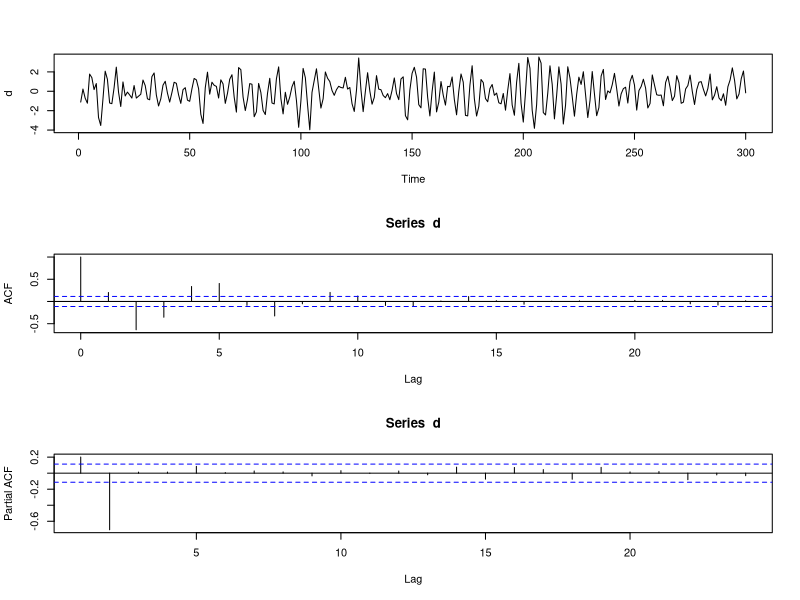
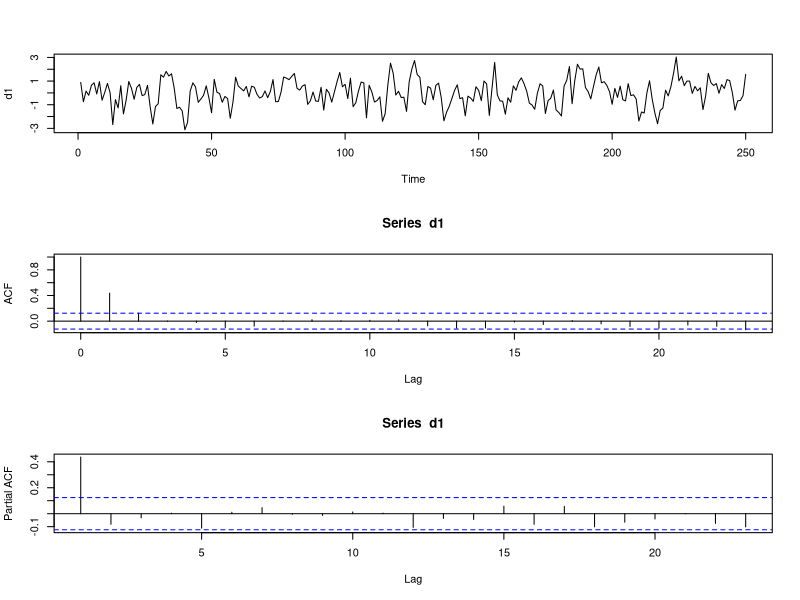
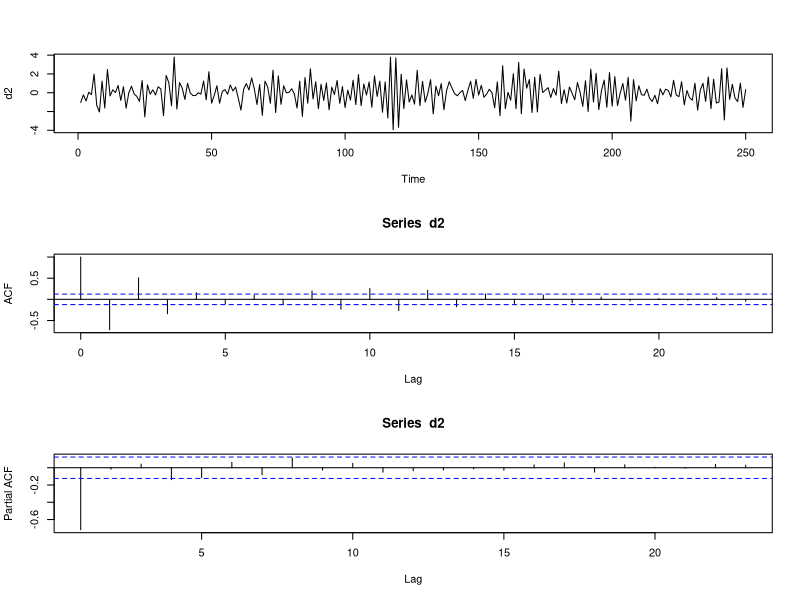
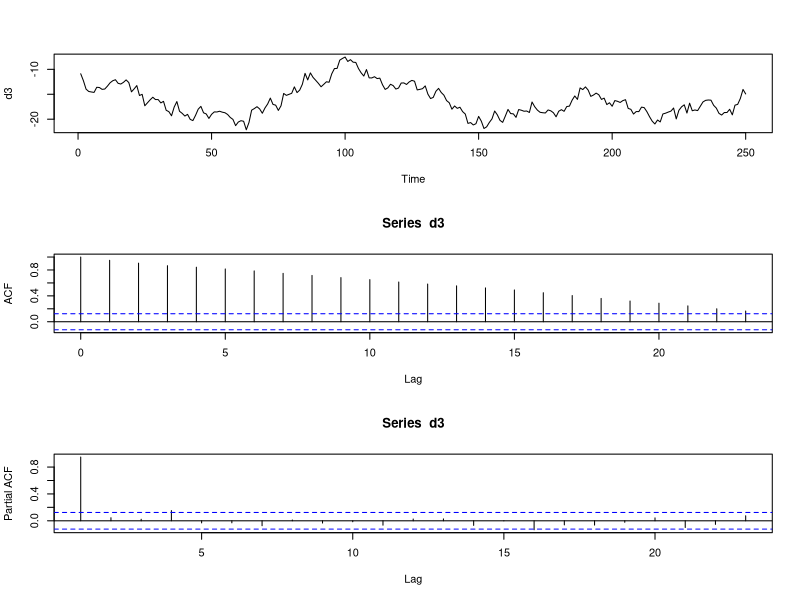
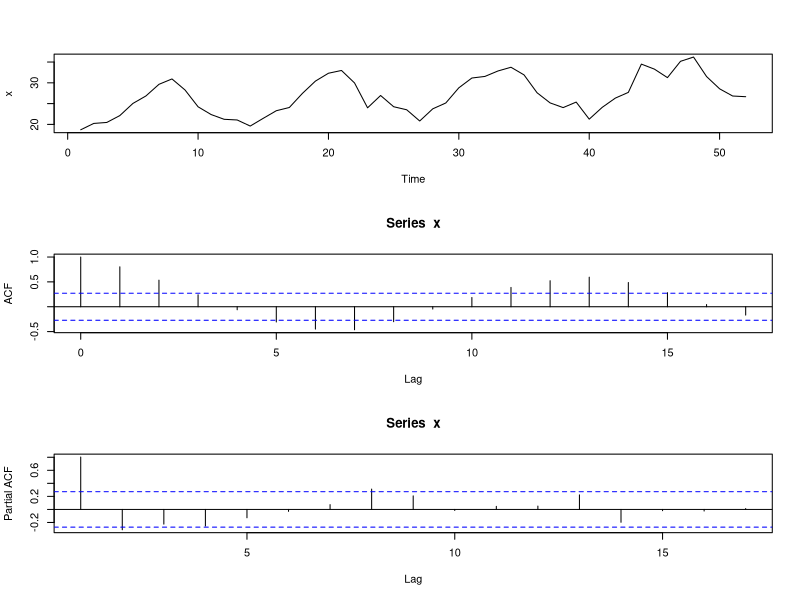
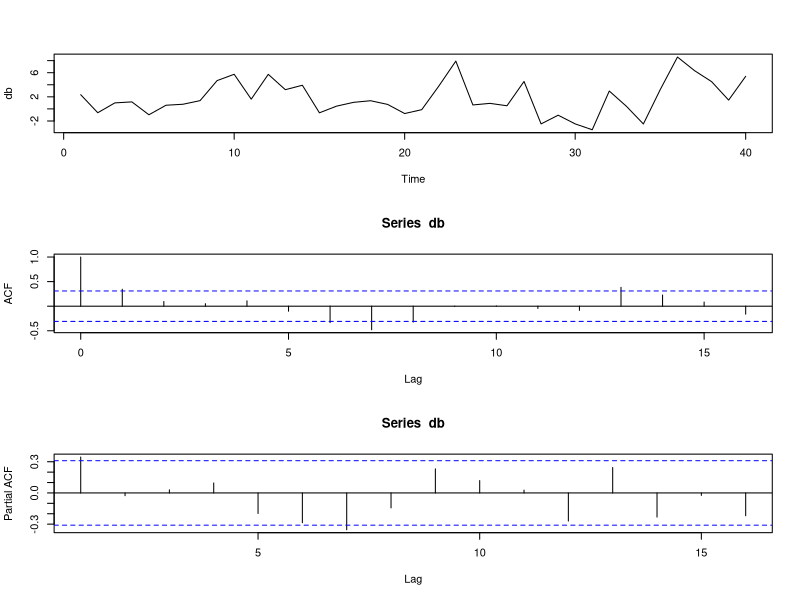
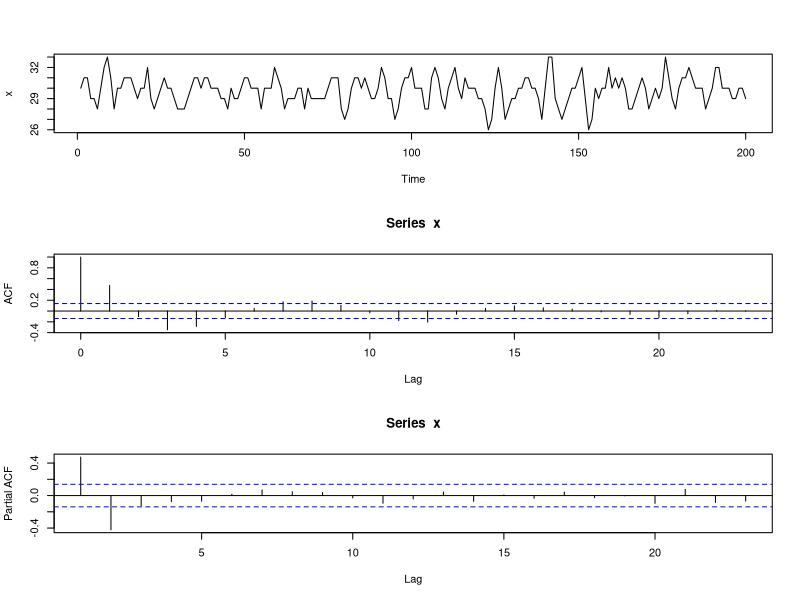

R code for these plots, in order:
## ---- chunk 1
knitr::opts_chunk$set(echo = TRUE, 
                      warning = FALSE,
                      error = FALSE,
                      message = FALSE,
                      tidy = TRUE,
                      fig.width = 6, 
                      fig.height = 6, 
                      fig.align = "center")
## ---- chunk 2
roots = polyroot(c(1, -0.4, 0.7))
roots
abs_roots = abs(roots)
abs_roots
## ---- chunk 3
set.seed(127)
par(mfrow = c(3, 1))
d = arima.sim(mode=list(ar=c(0.4, -0.7)), n=450)
d = d[151:450]
ts.plot(d)
acf(d)
pacf(d)
## ---- chunk 4
par(mfrow = c(3, 1))
d1 = arima.sim(mode=list(ar=c(0.6)), n=400)
d1 = d1[151:400]
ts.plot(d1)
acf(d1)
pacf(d1)
## ---- chunk 5
par(mfrow = c(3, 1))
d2 = arima.sim(mode=list(ar=c(-0.8)), n=400)
d2 = d2[151:400]
ts.plot(d2)
acf(d2)
pacf(d2)
## ---- chunk 6
par(mfrow = c(3, 1))
d3 = arima.sim(mode=list(ar=c(0.9999)), n=400)
d3 = d3[151:400]
ts.plot(d3)
acf(d3)
pacf(d3)
## ---- chunk 7
x = c(18.705, 20.232, 20.467, 22.123, 25.036, 26.839, 29.640, 30.935, 28.278, 24.235, 22.370, 21.224,
21.061, 19.598, 21.463, 23.287, 24.065, 27.447, 30.413, 32.307, 32.974, 29.973, 23.986, 26.953,
24.250, 23.518, 20.816, 23.743, 25.152, 28.804, 31.158, 31.540, 32.849, 33.748, 31.910, 27.609,
25.170, 24.040, 25.368, 21.260, 24.109, 26.320, 27.701, 34.502, 33.297, 31.252, 35.173, 36.207,
31.511, 28.560, 26.828, 26.660)
par(mfrow = c(3, 1))
ts.plot(x)
acf(x)
pacf(x)
## ---- chunk 8
db = diff(x, lag = 12)
par(mfrow = c(3, 1))
ts.plot(db)
acf(db)
pacf(db)
## ---- chunk 9
x = c(30, 31, 31, 29, 29, 28, 30, 32, 33, 31, 28, 30, 30, 31, 31, 31, 30, 29, 30, 30, 32, 29, 28, 29, 30,
31, 30, 30, 29, 28, 28, 28, 29, 30, 31, 31, 30, 31, 31, 30, 30, 30, 29, 29, 28, 30, 29, 29, 30, 31,
31, 30, 30, 30, 28, 30, 30, 30, 32, 31, 30, 28, 29, 29, 29, 30, 30, 28, 30, 29, 29, 29, 29, 29, 30,
31, 31, 31, 28, 27, 28, 30, 31, 31, 30, 31, 30, 29, 29, 30, 32, 31, 29, 29, 27, 28, 30, 31, 31, 32,
30, 30, 30, 28, 28, 31, 32, 31, 29, 28, 30, 31, 32, 30, 29, 31, 30, 30, 30, 29, 29, 28, 26, 27, 30,
32, 30, 27, 28, 29, 29, 30, 30, 31, 31, 30, 30, 29, 27, 30, 33, 33, 29, 28, 27, 28, 29, 30, 30, 31,
32, 29, 26, 27, 30, 29, 30, 30, 32, 30, 31, 30, 31, 30, 28, 28, 29, 30, 31, 30, 28, 29, 30, 29, 30,
33, 31, 29, 28, 30, 31, 31, 32, 31, 30, 30, 30, 28, 29, 30, 32, 32, 30, 30, 30, 29, 29, 30, 30, 29)
par(mfrow = c(3, 1))
ts.plot(x)
acf(x)
pacf(x)
